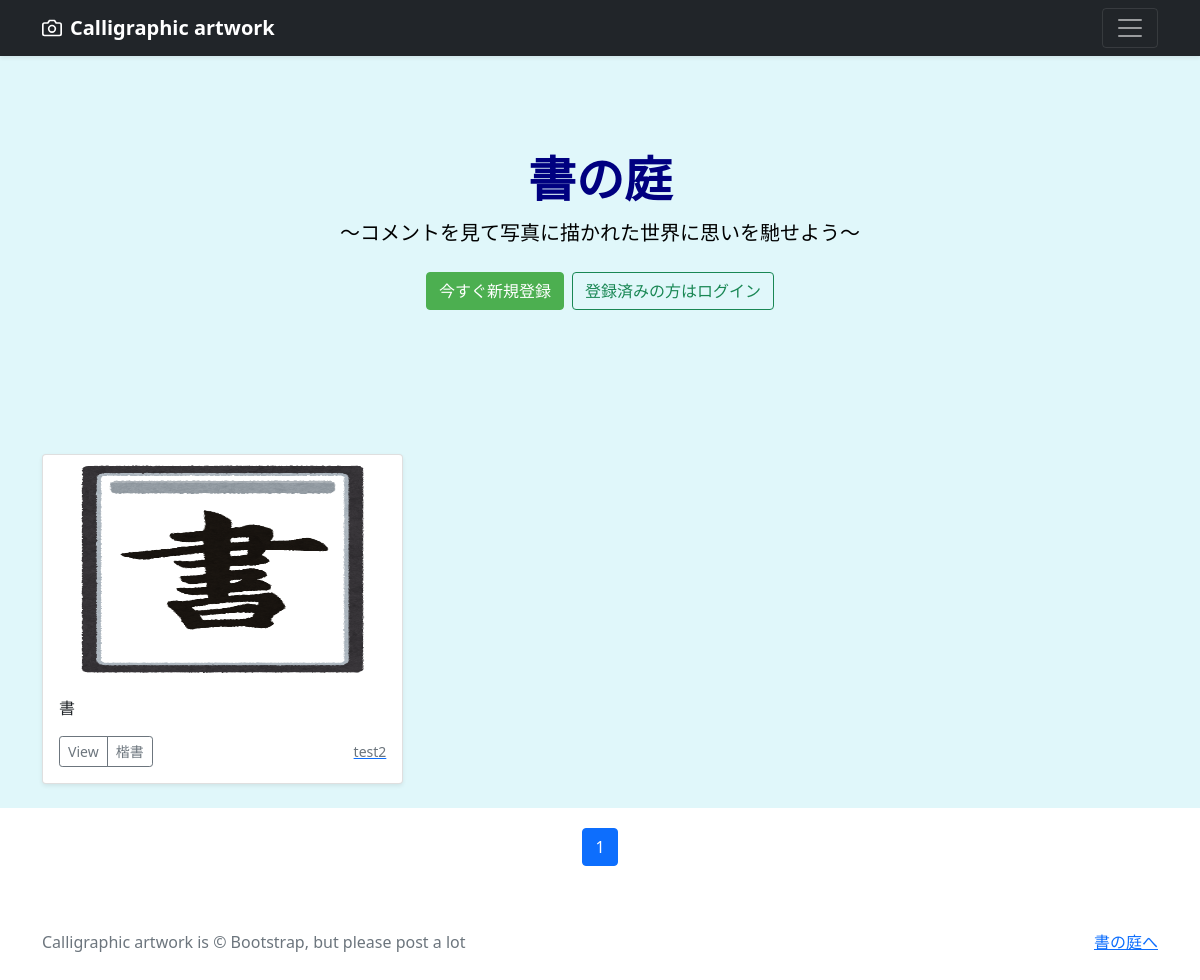
The app's page /photos/1 with its own data.
### photo/models.py (models this page shows, shortened)
class ArtWorks(models.Model):
    user = models.ForeignKey(CustomUser, verbose_name='ユーザー', on_delete=models.CASCADE)
    category = models.ForeignKey(Category, verbose_name='カテゴリ', on_delete=models.PROTECT)
    title = models.CharField(verbose_name='タイトル', max_length=200)
    comment = models.TextField(verbose_name='コメント')
    image1 = models.ImageField(verbose_name='イメージ1', upload_to='photos')
    image2 = models.ImageField(verbose_name='イメージ2', upload_to='photos', blank=True, null=True)
    image3 = models.ImageField(verbose_name='イメージ3', upload_to='photos', blank=True, null=True)
    image4 = models.ImageField(verbose_name='イメージ4', upload_to='photos', blank=True, null=True)
    image5 = models.ImageField(verbose_name='イメージ5', upload_to='photos', blank=True, null=True)
    image6 = models.ImageField(verbose_name='イメージ6', upload_to='photos', blank=True, null=True)
    image7 = models.ImageField(verbose_name='イメージ7', upload_to='photos', blank=True, null=True)
    image8 = models.ImageField(verbose_name='イメージ8', upload_to='photos', blank=True, null=True)
    image9 = models.ImageField(verbose_name='イメージ9', upload_to='photos', blank=True, null=True)
    image10 = models.ImageField(verbose_name='イメージ10', upload_to='photos', blank=True, null=True)
    posted_at = models.DateTimeField(verbose_name='投稿日時', auto_now_add=True)

class Category(models.Model):
    title = models.CharField(verbose_name='カテゴリ', max_length=20)

### accounts/models.py (models this page shows)
class CustomUser(AbstractUser):
    pass

### photo/views.py (the view)
# urls.py: path('photos/<int:category>', views.CategoryView.as_view(), name='photos_cat'),
class CategoryView(ListView):
    template_name = 'index.html'
    paginate_by = 9
    def get_queryset(self):
        category_id = self.kwargs['category']
        categories = ArtWorks.objects.filter(
            category=category_id).order_by('-posted_at')
        return categories

### photo/templates/index.html (shortened to what this page needs)
{% extends 'base.html' %}
    {% block contents %}
    {% include "photos_title.html" %}
    {% include "photos_list.html" %}
    {% include "pagination.html" %}
    {% endblock %}

### photo/templates/photos_list.html (shortened to what this page needs)
<div class="album py-4" style="background-color: #E0F7FA; margin-bottom: 20px;">
  <div class="container">
    <div class="row row-cols-1 row-cols-sm-2 row-cols-md-3 g-3">
      {% for record in object_list %}
      <div class="col">
        <div class="card shadow-sm">
          <img src="{{ record.image1.url }}"
               class="bd-placeholder-img card-img-top"
               width="100%" height="225"
               xmlns="http://www.w3.org/2000/svg"
               role="img" aria-label="Placeholder: Thumbnail"
               preserveAspectRatio="xMidYMid slice"
               focusable="false">
               <rect width="100%" height="100%" fill="#55595c"/>
          <div class="card-body">
            <p class="card-text">
              {{record.title}}
            </p>
            <div class="d-flex justify-content-between align-items-center">
              <div class="btn-group">
                <button type="button"
                        class="btn btn-sm btn-outline-secondary"
                        onclick="location.href='{% url 'photo:photo_detail' record.pk %}'">
                        View</button>
                <button type="button"
                        class="btn btn-sm btn-outline-secondary"
                        onclick="location.href='{% url 'photo:photos_cat' category=record.category.id %}'">
                        {{record.category.title}}</button>
              </div>
              <a href="{% url 'photo:user_list' user=record.user.id%}">
                <small class="text-muted">{{record.user.username}}</small>
              </a>
            </div>
          </div>
        </div>
      </div>
      {% endfor %}
    </div>
  </div>
</div>

### photo/templates/base.html (style rules this page uses)
.bd-placeholder-img { font-size: 1.125rem; text-anchor: middle; -webkit-user-select: none; -moz-user-select: none; user-select: none; }

### records on screen
ArtWorks: image1 (picture), title "書", category "楷書", user.username "test2"

### other values on screen
{{ num }} "1"
